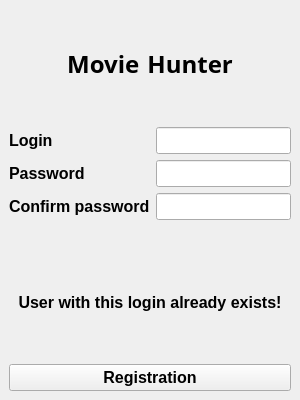
<?xml version="1.0" encoding="UTF-8"?>
<ui version="4.0">
 <class>RegistrationWindow</class>
 <widget class="QMainWindow" name="RegistrationWindow">
  <property name="geometry">
   <rect>
    <x>0</x>
    <y>0</y>
    <width>300</width>
    <height>400</height>
   </rect>
  </property>
  <property name="windowTitle">
   <string>Registration</string>
  </property>
  <widget class="QWidget" name="centralwidget">
   <layout class="QVBoxLayout" name="mainLayout">
    <item>
     <widget class="QLabel" name="titleLabel">
      <property name="font">
       <font>
        <family>Noto Kufi Arabic</family>
        <pointsize>18</pointsize>
        <weight>75</weight>
        <bold>true</bold>
       </font>
      </property>
      <property name="layoutDirection">
       <enum>Qt::RightToLeft</enum>
      </property>
      <property name="text">
       <string>Movie Hunter</string>
      </property>
      <property name="alignment">
       <set>Qt::AlignCenter</set>
      </property>
     </widget>
    </item>
    <item>
     <layout class="QFormLayout" name="formLayout">
      <item row="0" column="0">
       <widget class="QLabel" name="loginLabel">
        <property name="font">
         <font>
          <pointsize>12</pointsize>
          <weight>75</weight>
          <bold>true</bold>
         </font>
        </property>
        <property name="text">
         <string>Login</string>
        </property>
       </widget>
      </item>
      <item row="1" column="0">
       <widget class="QLabel" name="passwordLayout">
        <property name="font">
         <font>
          <pointsize>12</pointsize>
          <weight>75</weight>
          <bold>true</bold>
         </font>
        </property>
        <property name="text">
         <string>Password</string>
        </property>
       </widget>
      </item>
      <item row="0" column="1">
       <widget class="QLineEdit" name="loginEdit">
        <property name="font">
         <font>
          <pointsize>12</pointsize>
         </font>
        </property>
       </widget>
      </item>
      <item row="1" column="1">
       <widget class="QLineEdit" name="passwordEdit">
        <property name="font">
         <font>
          <pointsize>12</pointsize>
         </font>
        </property>
       </widget>
      </item>
      <item row="2" column="0">
       <widget class="QLabel" name="confirmPasswordLayout">
        <property name="font">
         <font>
          <pointsize>12</pointsize>
          <weight>75</weight>
          <bold>true</bold>
         </font>
        </property>
        <property name="text">
         <string>Confirm password</string>
        </property>
       </widget>
      </item>
      <item row="2" column="1">
       <widget class="QLineEdit" name="confirmPasswordEdit">
        <property name="font">
         <font>
          <pointsize>12</pointsize>
         </font>
        </property>
       </widget>
      </item>
     </layout>
    </item>
    <item>
     <widget class="QLabel" name="errorLabel">
      <property name="font">
       <font>
        <pointsize>12</pointsize>
        <weight>75</weight>
        <bold>true</bold>
       </font>
      </property>
      <property name="text">
       <string>User with this login already exists!</string>
      </property>
      <property name="alignment">
       <set>Qt::AlignCenter</set>
      </property>
     </widget>
    </item>
    <item>
     <widget class="QPushButton" name="registrationButton">
      <property name="font">
       <font>
        <pointsize>12</pointsize>
        <weight>75</weight>
        <bold>true</bold>
       </font>
      </property>
      <property name="text">
       <string>Registration</string>
      </property>
     </widget>
    </item>
   </layout>
  </widget>
 </widget>
 <resources/>
 <connections/>
</ui>
